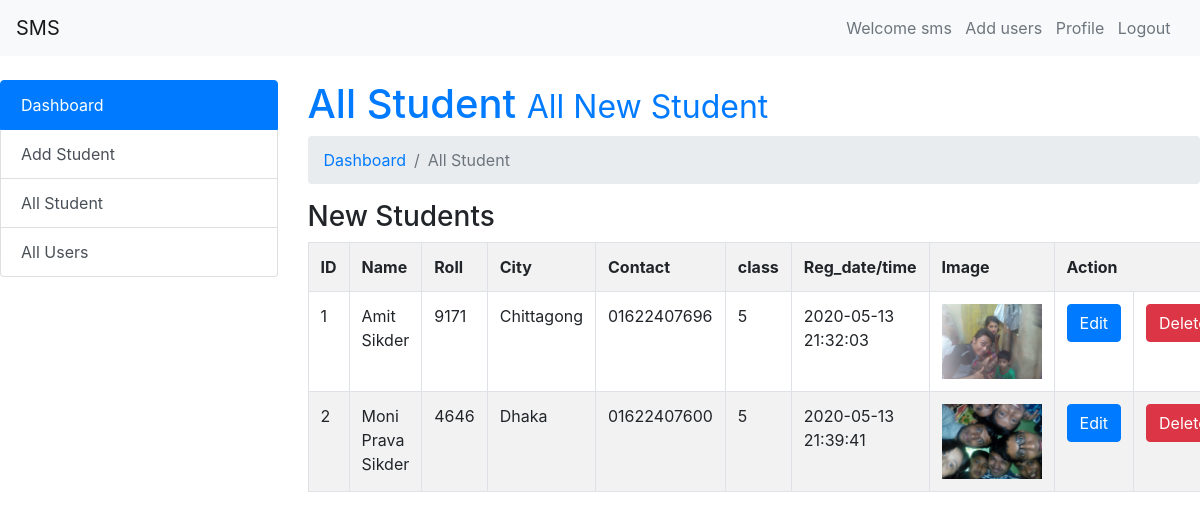
The page /project/admin/index.php?page=allStudent (signed in) on the database its author committed.
### tables this page shows
CREATE TABLE `student_info` (
  `id` int(5) NOT NULL,
  `name` varchar(50) NOT NULL,
  `rollno` int(6) NOT NULL,
  `class` int(5) NOT NULL,
  `city` varchar(50) NOT NULL,
  `pcontact` varchar(11) NOT NULL,
  `photo` varchar(50) NOT NULL,
  `datetime` timestamp NOT NULL DEFAULT CURRENT_TIMESTAMP
);

### project/admin/allStudent.php (the view, shortened to what this page needs)
<?php
require_once "dbcon.php";
?>
<h1 class="text-primary">All Student <small>All New Student</small></h1>
<nav aria-label="breadcrumb">
  <ol class="breadcrumb">
    <li class="breadcrumb-item active" aria-current="page"><a href="index.php?page=dashboard">Dashboard</a></li>
    <li class="breadcrumb-item active" aria-current="page">All Student</li>
  </ol>
</nav>
<h3>New Students</h3>
<div class="table-responsive">
<table class="table table-hover table-bordered table-striped">
  <tr>
    <th>ID</th>
    <th>Name</th>
    <th>Roll</th>
    <th>City</th>
    <th>Contact</th>
    <th>class</th>
    <th>Reg_date/time</th>
    <th>Image</th>
    <th colspan="2">Action</th>
  </tr>
  <?php
      $sql = "SELECT * FROM `student_info`";
      $result = mysqli_query($con, $sql);
        $count=1;
      while($row=mysqli_fetch_assoc($result)){
  ?>
   <tr>
    <td><?php
    echo $count;
    $count++;
    ?></td>
    <td><?php echo ucwords($row['name']);?></td>
    <td><?php echo $row['rollno'];?></td>
    <td><?php echo ucwords($row['city']);?></td>
    <td><?php echo $row['pcontact'];?></td>
    <td><?php echo $row['class'];?></td>
    <td><?php echo $row['datetime'];?></td>
    <td><img style="width: 100px" src="s_images/<?php echo $row['photo'];?>"></td>
     <td>
          <a class="btn btn-primary" role="button" href="index.php?page=update&&edit=<?= base64_encode($row['id'])?>">Edit</a>
          </td>
    <td>
          <a class="btn btn-danger" role="button" href="delete.php?id=<?= base64_encode($row['id'])?>">Delete</a>
          </td>
  </tr>
<?php
}
?>
</table>

### project/admin/in.css (style rules this page uses)
body { margin: 0; }

### rows shown on the page
student_info: name "Amit Sikder", rollno "9171", city "Chittagong", pcontact "01622407696", class "5", datetime "2020-05-13 21:32:03", photo (picture)
student_info: name "Moni Prava Sikder", rollno "4646", city "Dhaka", pcontact "01622407600", class "5", datetime "2020-05-13 21:39:41", photo (picture)
